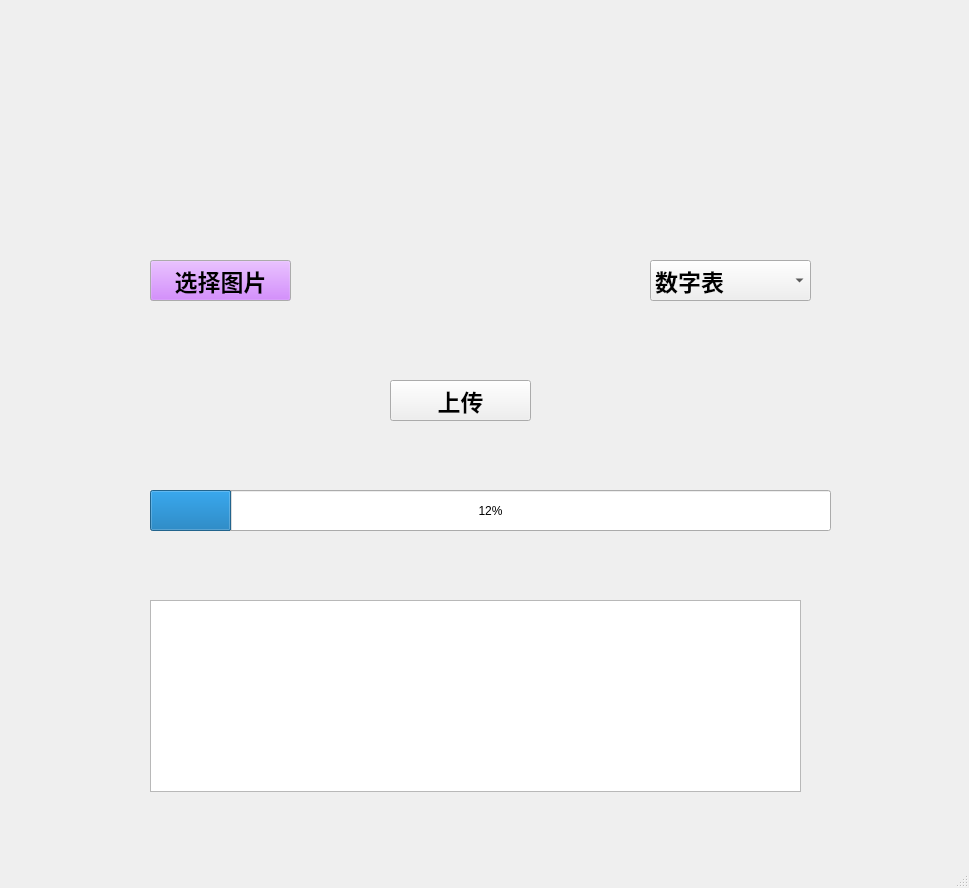
<?xml version="1.0" encoding="UTF-8"?>
<ui version="4.0">
 <class>MainWindow</class>
 <widget class="QMainWindow" name="MainWindow">
  <property name="geometry">
   <rect>
    <x>0</x>
    <y>0</y>
    <width>969</width>
    <height>888</height>
   </rect>
  </property>
  <property name="cursor">
   <cursorShape>UpArrowCursor</cursorShape>
  </property>
  <property name="windowTitle">
   <string>MainWindow</string>
  </property>
  <widget class="QWidget" name="centralwidget">
   <widget class="QComboBox" name="meter_type">
    <property name="geometry">
     <rect>
      <x>650</x>
      <y>260</y>
      <width>161</width>
      <height>41</height>
     </rect>
    </property>
    <property name="font">
     <font>
      <pointsize>17</pointsize>
      <weight>75</weight>
      <bold>true</bold>
     </font>
    </property>
    <item>
     <property name="text">
      <string>数字表</string>
     </property>
    </item>
    <item>
     <property name="text">
      <string>指针表</string>
     </property>
    </item>
    <item>
     <property name="text">
      <string>吸湿器</string>
     </property>
    </item>
   </widget>
   <widget class="QPushButton" name="choose_img">
    <property name="geometry">
     <rect>
      <x>150</x>
      <y>260</y>
      <width>141</width>
      <height>41</height>
     </rect>
    </property>
    <property name="palette">
     <palette>
      <active>
       <colorrole role="Button">
        <brush brushstyle="SolidPattern">
         <color alpha="255">
          <red>199</red>
          <green>102</green>
          <blue>255</blue>
         </color>
        </brush>
       </colorrole>
      </active>
      <inactive>
       <colorrole role="Button">
        <brush brushstyle="SolidPattern">
         <color alpha="255">
          <red>199</red>
          <green>102</green>
          <blue>255</blue>
         </color>
        </brush>
       </colorrole>
      </inactive>
      <disabled>
       <colorrole role="Button">
        <brush brushstyle="SolidPattern">
         <color alpha="255">
          <red>199</red>
          <green>102</green>
          <blue>255</blue>
         </color>
        </brush>
       </colorrole>
      </disabled>
     </palette>
    </property>
    <property name="font">
     <font>
      <pointsize>17</pointsize>
      <weight>75</weight>
      <bold>true</bold>
     </font>
    </property>
    <property name="text">
     <string>选择图片</string>
    </property>
   </widget>
   <widget class="QLabel" name="logo">
    <property name="geometry">
     <rect>
      <x>340</x>
      <y>30</y>
      <width>261</width>
      <height>161</height>
     </rect>
    </property>
    <property name="cursor">
     <cursorShape>UpArrowCursor</cursorShape>
    </property>
    <property name="frameShadow">
     <enum>QFrame::Raised</enum>
    </property>
    <property name="text">
     <string/>
    </property>
    <property name="pixmap">
     <pixmap>C:/Users/hongyi/Desktop/R.png</pixmap>
    </property>
    <property name="scaledContents">
     <bool>true</bool>
    </property>
   </widget>
   <widget class="QPushButton" name="upload">
    <property name="geometry">
     <rect>
      <x>390</x>
      <y>380</y>
      <width>141</width>
      <height>41</height>
     </rect>
    </property>
    <property name="font">
     <font>
      <pointsize>17</pointsize>
      <weight>75</weight>
      <bold>true</bold>
     </font>
    </property>
    <property name="text">
     <string>上传</string>
    </property>
   </widget>
   <widget class="QProgressBar" name="upload_bar">
    <property name="geometry">
     <rect>
      <x>150</x>
      <y>490</y>
      <width>681</width>
      <height>41</height>
     </rect>
    </property>
    <property name="value">
     <number>12</number>
    </property>
   </widget>
   <widget class="QTextBrowser" name="showResult">
    <property name="geometry">
     <rect>
      <x>150</x>
      <y>600</y>
      <width>651</width>
      <height>192</height>
     </rect>
    </property>
   </widget>
  </widget>
  <widget class="QStatusBar" name="statusbar"/>
 </widget>
 <resources/>
 <connections/>
</ui>
